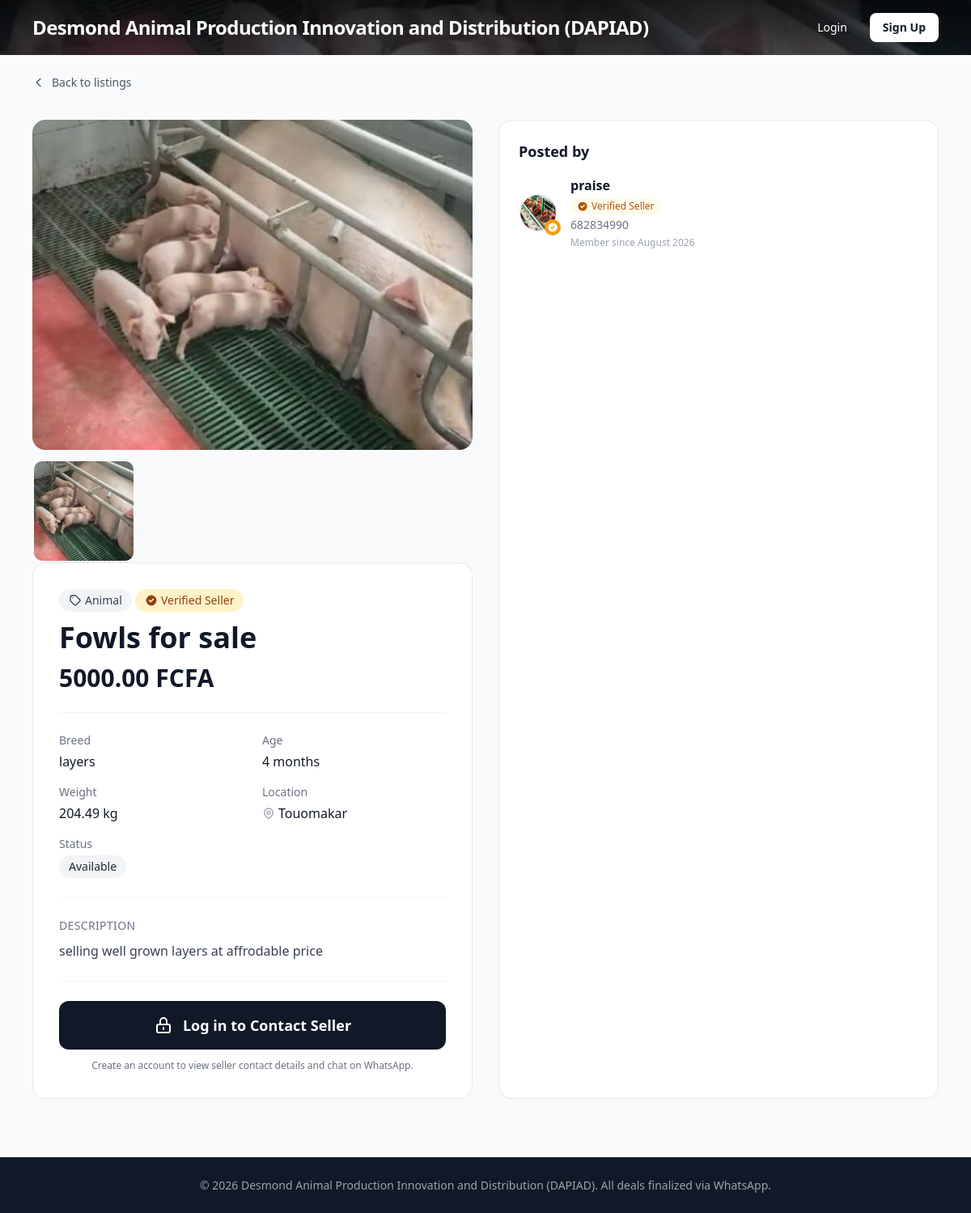
The app's page /listings/1/ with its own data.
### listings/models.py (models this page shows, shortened)
class Livestock(models.Model):
    STATUS_CHOICES = [
        ("available", "Available"),
        ("reserved", "Reserved"),
        ("sold", "Sold"),
    ]
    title = models.CharField(max_length=120)
    category = models.ForeignKey(Category, on_delete=models.PROTECT, related_name="livestock")
    description = models.TextField()
    price = models.DecimalField(max_digits=10, decimal_places=2)
    breed = models.CharField(max_length=80, blank=True)
    age = models.CharField(max_length=40, blank=True)
    weight_kg = models.DecimalField(max_digits=6, decimal_places=2, null=True, blank=True)
    location = models.CharField(max_length=120)
    status = models.CharField(max_length=10, choices=STATUS_CHOICES, default="available")
    whatsapp_number = models.CharField(
        max_length=20,
        help_text="Digits only with country code, e.g. 237670000000",
    )
    image_1 = models.ImageField(upload_to="livestock/%Y/%m/", blank=True, null=True)
    image_2 = models.ImageField(upload_to="livestock/%Y/%m/", blank=True, null=True)
    image_3 = models.ImageField(upload_to="livestock/%Y/%m/", blank=True, null=True)
    posted_by = models.ForeignKey(settings.AUTH_USER_MODEL, on_delete=models.CASCADE, related_name="listings")
    created_at = models.DateTimeField(auto_now_add=True)
    updated_at = models.DateTimeField(auto_now=True)
    class Meta:
        ordering = ["-created_at"]
        verbose_name_plural = "Livestock"
    @property
    def images_list(self):
        imgs = []
        if self.image_1:
            imgs.append(self.image_1)
        if self.image_2:
            imgs.append(self.image_2)
        if self.image_3:
            imgs.append(self.image_3)
        return imgs
    @property
    def first_image(self):
        if self.image_1:
            return self.image_1
        if self.image_2:
            return self.image_2
        if self.image_3:
            return self.image_3
        return None

class Category(models.Model):
    name = models.CharField(max_length=50, unique=True)
    slug = models.SlugField(unique=True)
    class Meta:
        verbose_name_plural = "Categories"
        ordering = ["name"]

### accounts/models.py (models this page shows, shortened)
class CustomUser(AbstractUser):
    is_seller = models.BooleanField(default=False)
    phone = models.CharField(max_length=20, blank=True)
    avatar = models.ImageField(upload_to=user_avatar_path, blank=True, null=True)
    bio = models.TextField(blank=True, max_length=500)
    location = models.CharField(max_length=120, blank=True)
    is_verified = models.BooleanField(default=False)
    verified_at = models.DateTimeField(null=True, blank=True)
    verification_notes = models.TextField(blank=True, max_length=500, help_text="Admin notes about verification")

### listings/views.py (the view)
# urls.py: path("<int:pk>/", views.listing_detail, name="detail"),
def listing_detail(request, pk):
    listing = get_object_or_404(Livestock.objects.select_related("category"), pk=pk)
    context = {"listing": listing, "can_contact": request.user.is_authenticated}
    return render(request, "listings/detail.html", context)

### templates/listings/detail.html (shortened to what this page needs)
{% extends "base.html" %}
{% load static %}
{% block content %}
<div class="mb-8">
  <a href="{% url 'listings:list' %}"
     class="inline-flex items-center gap-2 text-gray-600 hover:text-gray-900 font-medium text-sm transition-colors">
    <svg class="w-4 h-4" fill="none" stroke="currentColor" viewBox="0 0 24 24"><path stroke-linecap="round" stroke-linejoin="round" stroke-width="2" d="M15 19l-7-7 7-7"></path></svg>
    Back to listings
  </a>
</div>
<div class="grid lg:grid-cols-2 gap-8 mb-12">
  <div class="lg:col-span-1">
    {% if listing.first_image %}
      <div class="space-y-3">
        <div class="relative aspect-[4/3] rounded-2xl overflow-hidden bg-gray-100">
          <img src="{{ listing.first_image.url }}"
               alt="{{ listing.title }}"
               id="main-image"
               class="w-full h-full object-cover">
        </div>
        {% if listing.images_list|length > 1 %}
        <div class="grid grid-cols-4 gap-3" id="thumbnails">
          {% for img in listing.images_list %}
            {% if not forloop.first %}
          <button type="button"
                  class="thumbnail relative aspect-square rounded-xl overflow-hidden border-2 border-transparent hover:border-gray-300 transition-all cursor-pointer"
                  data-src="{{ img.url }}"
                  aria-label="View image {{ forloop.counter }}">
            <img src="{{ img.url }}" alt="{{ listing.title }} - Image {{ forloop.counter }}" class="w-full h-full object-cover">
          </button>
            {% endif %}
          {% endfor %}
        </div>
        {% endif %}
    {% else %}
      <div class="relative aspect-[4/3] rounded-2xl bg-gradient-to-br from-gray-100 to-gray-200 flex items-center justify-center">
        <span class="text-8xl">🐄</span>
      </div>
    {% endif %}
  </div>
  <div class="lg:col-span-1">
    <div class="sticky top-24">
      <div class="bg-white border border-gray-200 rounded-2xl p-6 lg:p-8">
        <span class="inline-flex items-center gap-1 bg-gray-100 text-gray-700 text-sm font-medium px-3 py-1 rounded-full mb-3">
          <svg class="w-4 h-4" fill="none" stroke="currentColor" viewBox="0 0 24 24"><path stroke-linecap="round" stroke-linejoin="round" stroke-width="2" d="M7 7h.01M7 3h5c.512 0 1.024.195 1.414.586l7 7a2 2 0 010 2.828l-7 7a2 2 0 01-2.828 0l-7-7A1.994 1.994 0 013 12V7a4 4 0 014-4z"></path></svg>
          {{ listing.category.name }}
        </span>
        {% if listing.posted_by.is_verified %}
        <span class="inline-flex items-center gap-1 bg-amber-100 text-amber-800 text-sm font-medium px-3 py-1 rounded-full mb-3"
              title="Verified Seller">
          <svg class="w-4 h-4" fill="currentColor" viewBox="0 0 20 20"><path fill-rule="evenodd" d="M10 18a8 8 0 100-16 8 8 0 000 16zm3.707-9.293a1 1 0 00-1.414-1.414L9 10.586 7.707 9.293a1 1 0 00-1.414 1.414l2 2a1 1 0 001.414 0l4-4z" clip-rule="evenodd"></path></svg>
          Verified Seller
        </span>
        {% endif %}
        <h1 class="text-3xl lg:text-4xl font-bold text-gray-900 mb-3">{{ listing.title }}</h1>
        <p class="text-3xl font-bold text-gray-900 mb-6">{{ listing.price }} FCFA</p>
        <div class="grid grid-cols-2 gap-y-4 gap-x-6 mb-6 border-t border-b border-gray-100 py-6">
          {% if listing.breed %}
          <div>
            <dt class="text-sm text-gray-500 mb-1">Breed</dt>
            <dd class="font-medium text-gray-900">{{ listing.breed }}</dd>
          </div>
          {% endif %}
          {% if listing.age %}
          <div>
            <dt class="text-sm text-gray-500 mb-1">Age</dt>
            <dd class="font-medium text-gray-900">{{ listing.age }}</dd>
          </div>
          {% endif %}
          {% if listing.weight_kg %}
          <div>
            <dt class="text-sm text-gray-500 mb-1">Weight</dt>
            <dd class="font-medium text-gray-900">{{ listing.weight_kg }} kg</dd>
          </div>
          {% endif %}
          <div>
            <dt class="text-sm text-gray-500 mb-1">Location</dt>
            <dd class="font-medium text-gray-900 flex items-center gap-1">
              {{ listing.location }}
            </dd>
          </div>
          <div>
            <dt class="text-sm text-gray-500 mb-1">Status</dt>
            <dd>
              <span class="inline-flex items-center gap-1 px-3 py-1 rounded-full text-sm font-medium
                {% if listing.status == 'available' %}bg-gray-100 text-gray-800
                {% elif listing.status == 'reserved' %}bg-yellow-100 text-yellow-800
                {% else %}bg-gray-100 text-gray-600{% endif %}">
                {{ listing.get_status_display }}
              </span>
            </dd>
          </div>
        </div>
        <div class="mb-6">
          <h3 class="text-sm font-medium text-gray-500 mb-2 uppercase tracking-wide">Description</h3>
          <p class="text-gray-700 whitespace-pre-line leading-relaxed">{{ listing.description }}</p>
        </div>
        <div class="border-t border-gray-100 pt-6">
          {% if listing.status == "sold" %}
            <div class="bg-gray-100 rounded-xl p-6 text-center">
              <svg class="w-12 h-12 mx-auto text-gray-400 mb-3" fill="none" stroke="currentColor" viewBox="0 0 24 24"><path stroke-linecap="round" stroke-linejoin="round" stroke-width="2" d="M9 12l2 2 4-4m5.618-4.016A11.955 11.955 0 0112 2.944a11.955 11.955 0 01-8.618 3.04A12.02 12.02 0 003 9c0 5.591 3.824 10.29 9 11.622 5.176-1.332 9-6.03 9-11.622 0-1.042-.133-2.052-.382-3.016z"></path></svg>
              <p class="text-lg font-semibold text-gray-700">This listing has been sold</p>
              <p class="text-gray-500 mt-1">The livestock is no longer available.</p>
            </div>
          {% else %}
            <a href="{% url 'accounts:login' %}?next={{ request.path }}"
               class="w-full inline-flex items-center justify-center gap-3 bg-gray-900 text-white px-6 py-4 rounded-xl font-semibold text-lg hover:bg-gray-700 transition-colors">
              <svg class="w-6 h-6" fill="none" stroke="currentColor" viewBox="0 0 24 24"><path stroke-linecap="round" stroke-linejoin="round" stroke-width="2" d="M12 15v2m-6 4h12a2 2 0 002-2v-6a2 2 0 00-2-2H6a2 2 0 00-2 2v6a2 2 0 002 2zm10-10V7a4 4 0 00-8 0v4h8z"></path></svg>
              Log in to Contact Seller
            </a>
            <p class="text-xs text-gray-500 text-center mt-3">Create an account to view seller contact details and chat on WhatsApp.</p>
          {% endif %}
        </div>
      </div>
    </div>
  </div>
</div>
{% if listing.posted_by %}
<div class="bg-white border border-gray-200 rounded-2xl p-6">
  <h3 class="text-lg font-semibold text-gray-900 mb-4">Posted by</h3>
  <a href="{% url 'accounts:profile' listing.posted_by.username %}" class="flex items-center gap-4 hover:opacity-80 transition-opacity">
    <div class="relative">
      {% if listing.posted_by.avatar %}
        <img src="{{ listing.posted_by.avatar.url }}" alt="{{ listing.posted_by.username }}" class="w-12 h-12 rounded-full object-cover border-2 border-gray-100">
      {% else %}
        <div class="w-12 h-12 rounded-full bg-gray-900 flex items-center justify-center text-white font-bold text-lg border-2 border-gray-100">
          {{ listing.posted_by.initials }}
        </div>
      {% endif %}
      {% if listing.posted_by.is_verified %}
      <span class="absolute -bottom-1 -right-1 flex items-center justify-center w-5 h-5 bg-amber-500 text-white rounded-full"
            title="Verified Seller">
        <svg class="w-3.5 h-3.5" fill="currentColor" viewBox="0 0 20 20"><path fill-rule="evenodd" d="M10 18a8 8 0 100-16 8 8 0 000 16zm3.707-9.293a1 1 0 00-1.414-1.414L9 10.586 7.707 9.293a1 1 0 00-1.414 1.414l2 2a1 1 0 001.414 0l4-4z" clip-rule="evenodd"></path></svg>
      </span>
      {% endif %}
    </div>
    <div>
      <p class="font-semibold text-gray-900">{{ listing.posted_by.username }}</p>
      {% if listing.posted_by.is_verified %}
        <span class="inline-flex items-center gap-1 text-xs text-amber-700 bg-amber-50 px-2 py-0.5 rounded-full mt-1 font-medium">
          <svg class="w-3.5 h-3.5" fill="currentColor" viewBox="0 0 20 20"><path fill-rule="evenodd" d="M10 18a8 8 0 100-16 8 8 0 000 16zm3.707-9.293a1 1 0 00-1.414-1.414L9 10.586 7.707 9.293a1 1 0 00-1.414 1.414l2 2a1 1 0 001.414 0l4-4z" clip-rule="evenodd"></path></svg>
          Verified Seller
        </span>
      {% endif %}
      {% if listing.posted_by.phone %}
      <p class="text-sm text-gray-500">{{ listing.posted_by.phone }}</p>
      {% endif %}
      <p class="text-xs text-gray-400 mt-1">Member since {{ listing.posted_by.date_joined|date:"F Y" }}</p>
    </div>
  </a>
</div>
{% endif %}
{% endblock %}

### records on screen
Livestock: first_image (picture), category.name "Animal", title "Fowls for sale", price "5000.00", breed "layers", age "4 months", weight_kg "204.49", location "Touomakar", status "Available", description "selling well grown layers at affrodable price", posted_by.avatar (placeholder picture), posted_by.username "praise", posted_by.phone "682834990", posted_by.date_joined "August 2026"
